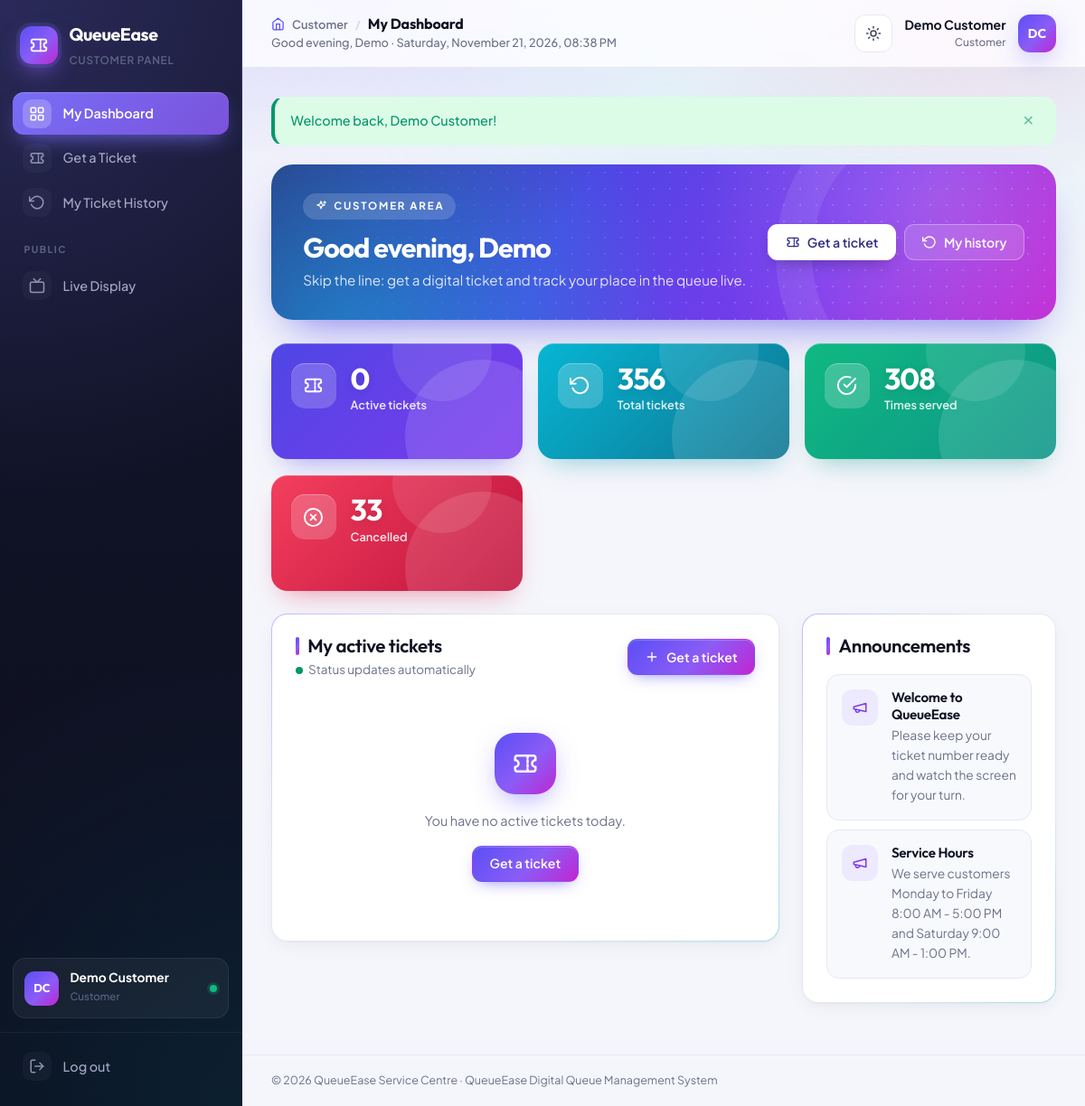
Screenshot of /customer/dashboard.php (signed in) with the database file from the repository.
### tables this page shows
CREATE TABLE users (
    id              INT UNSIGNED NOT NULL AUTO_INCREMENT,
    full_name       VARCHAR(100) NOT NULL,
    email           VARCHAR(150) NOT NULL,
    phone           VARCHAR(20)  DEFAULT NULL,
    password_hash   VARCHAR(255) NOT NULL,
    role            ENUM('admin','staff','customer') NOT NULL DEFAULT 'customer',
    is_active       TINYINT(1)   NOT NULL DEFAULT 1,
    last_login_at   DATETIME     DEFAULT NULL,
    created_at      TIMESTAMP    NOT NULL DEFAULT CURRENT_TIMESTAMP,
    updated_at      TIMESTAMP    NOT NULL DEFAULT CURRENT_TIMESTAMP ON UPDATE CURRENT_TIMESTAMP,
    PRIMARY KEY (id),
    UNIQUE KEY uq_users_email (email),
    KEY idx_users_role (role)
);

CREATE TABLE announcements (
    id              INT UNSIGNED NOT NULL AUTO_INCREMENT,
    title           VARCHAR(150) NOT NULL,
    message         TEXT         NOT NULL,
    is_active       TINYINT(1)   NOT NULL DEFAULT 1,
    start_date      DATE         DEFAULT NULL,
    end_date        DATE         DEFAULT NULL,
    created_by      INT UNSIGNED DEFAULT NULL,
    created_at      TIMESTAMP    NOT NULL DEFAULT CURRENT_TIMESTAMP,
    updated_at      TIMESTAMP    NOT NULL DEFAULT CURRENT_TIMESTAMP ON UPDATE CURRENT_TIMESTAMP,
    PRIMARY KEY (id),
    KEY idx_announcements_active (is_active),
    CONSTRAINT fk_announcements_user FOREIGN KEY (created_by) REFERENCES users (id)
        ON DELETE SET NULL ON UPDATE CASCADE
);

### includes/functions.php (called while the page is built, shortened)
<?php
function e($value): string
{
    return htmlspecialchars((string) ($value ?? ''), ENT_QUOTES, 'UTF-8');
}
function url(string $path = ''): string
{
    return BASE_URL . '/' . ltrim($path, '/');
}
function get_flashes(): array
{
    $flashes = $_SESSION['flash'] ?? [];
    return $flashes;
}
function get_active_announcements(PDO $pdo, int $limit = 5): array
{
    $stmt = $pdo->prepare(
        "SELECT id, title, message, created_at FROM announcements
         WHERE is_active = 1
           AND (start_date IS NULL OR start_date <= CURDATE())
           AND (end_date IS NULL OR end_date >= CURDATE())
         ORDER BY created_at DESC
         LIMIT " . (int) $limit
    );
    $stmt->execute();
    return $stmt->fetchAll();
}

### includes/auth.php (called while the page is built, shortened)
<?php
function current_user(): ?array
{
    return $_SESSION['user'] ?? null;
}
function is_logged_in(): bool
{
    return !empty($_SESSION['user']['id']);
}
function require_login(bool $json = false): array
{
    $stmt = db()->prepare('SELECT id, full_name, email, role, is_active FROM users WHERE id = ?');
    $stmt->execute([$_SESSION['user']['id']]);
    return $_SESSION['user'];
}
function require_role($roles, bool $json = false): array
{
    $user  = require_login($json);
    return $user;
}

### config/database.php (called while the page is built)
<?php
function db(): PDO
{
    static $pdo = null;
    if ($pdo === null) {
        $dsn = 'mysql:host=' . DB_HOST . ';port=' . DB_PORT . ';dbname=' . DB_NAME . ';charset=utf8mb4';
        $options = [
            PDO::ATTR_ERRMODE            => PDO::ERRMODE_EXCEPTION,
            PDO::ATTR_DEFAULT_FETCH_MODE => PDO::FETCH_ASSOC,
            PDO::ATTR_EMULATE_PREPARES   => false,
        ];
        try {
            $pdo = new PDO($dsn, DB_USER, DB_PASS, $options);
            $offset = (new DateTime('now'))->format('P');
            $pdo->exec("SET time_zone = '" . $offset . "'");
        } catch (PDOException $e) {
            http_response_code(500);
            $message = APP_DEBUG
                ? 'Database connection failed: ' . $e->getMessage()
                : 'Database connection failed. Please contact the administrator.';
            exit('<div style="font-family:sans-serif;padding:2rem;color:#b91c1c">'
                . htmlspecialchars($message, ENT_QUOTES, 'UTF-8')
                . '<br><small>Check that MySQL is running in XAMPP and that the database "'
                . htmlspecialchars(DB_NAME, ENT_QUOTES, 'UTF-8') . '" has been imported.</small></div>');
        }
    }
    return $pdo;
}

### includes/queue_functions.php (called while the page is built, shortened)
<?php
function ticket_select_sql(): string
{
    return "SELECT t.*, s.name AS service_name, s.prefix, c.name AS counter_name, c.location AS counter_location,
                   cu.full_name AS customer_name, cu.phone AS customer_phone, cu.is_guest,
                   u.full_name AS staff_name,
                   fb.rating AS feedback_rating, fb.comment AS feedback_comment
              FROM queue_tickets t
              LEFT JOIN service_feedback fb ON fb.ticket_id = t.id
              JOIN services s       ON s.id = t.service_id
              LEFT JOIN counters c  ON c.id = t.counter_id
              LEFT JOIN customers cu ON cu.id = t.customer_id
              LEFT JOIN users u     ON u.id = t.served_by";
}

### customer/dashboard.php (the view, shortened to what this page needs)
<?php
require_role('customer');
$pdo      = db();
$customer = current_customer();
$stmt = $pdo->prepare(ticket_select_sql() . "
     WHERE t.customer_id = ? AND t.status IN ('waiting','called','serving') AND t.ticket_date = CURDATE()
     ORDER BY t.created_at DESC");
$stmt->execute([$customer['id']]);
$activeTickets = $stmt->fetchAll();
$stmt = $pdo->prepare(
    "SELECT COUNT(*) AS total,
            SUM(status = 'served') AS served,
            SUM(status = 'cancelled') AS cancelled
       FROM queue_tickets WHERE customer_id = ?"
);
$stmt->execute([$customer['id']]);
$totals = $stmt->fetch();
$announcements = get_active_announcements($pdo, 4);
$pageTitle  = 'My Dashboard';
$activeMenu = 'dashboard';
require __DIR__ . '/../includes/header.php';
$hero = [
    'eyebrow' => 'Customer area',
    'text'    => $activeTickets
        ? 'You have ' . count($activeTickets) . ' active ticket(s). We will alert you when it is your turn.'
        : 'Skip the line: get a digital ticket and track your place in the queue live.',
    'actions' => [
        ['Get a ticket', 'customer/get_ticket.php', 'ticket', 'light'],
        ['My history', 'customer/history.php', 'history', 'glass'],
    ],
];
require __DIR__ . '/../includes/hero_banner.php';
?>
<div class="stats-grid">
    <div class="stat-card"><span class="stat-icon tone-primary"><?= icon('ticket') ?></span><div><div class="stat-value"><?= count($activeTickets) ?></div><div class="stat-label">Active tickets</div></div></div>
    <div class="stat-card"><span class="stat-icon tone-teal"><?= icon('history') ?></span><div><div class="stat-value"><?= (int) $totals['total'] ?></div><div class="stat-label">Total tickets</div></div></div>
    <div class="stat-card"><span class="stat-icon tone-success"><?= icon('check-circle') ?></span><div><div class="stat-value"><?= (int) $totals['served'] ?></div><div class="stat-label">Times served</div></div></div>
    <div class="stat-card"><span class="stat-icon tone-danger"><?= icon('x-circle') ?></span><div><div class="stat-value"><?= (int) $totals['cancelled'] ?></div><div class="stat-label">Cancelled</div></div></div>
</div>
<div class="grid grid-wide-left">
    <div class="card">
        <div class="card-header">
            <div>
                <h2>My active tickets</h2>
                <p class="card-subtitle"><span class="live-dot"></span>Status updates automatically</p>
            </div>
            <a href="<?= url('customer/get_ticket.php') ?>" class="btn btn-primary"><?= icon('plus') ?> Get a ticket</a>
        </div>
        <?php if ($activeTickets): ?>
            <div class="mini-tickets">
                <?php foreach ($activeTickets as $t): $tr = get_ticket_tracking($pdo, $t); ?>
                    <div class="mini-ticket" data-mini-ticket="<?= e($t['reference_code']) ?>">
                        <div class="card-header mb-1">
                            <span class="ticket-no"><?= e($t['ticket_number']) ?></span>
                            <span data-mini="badge"><?= status_badge($t['status']) ?></span>
                        </div>
                        <div class="muted small"><?= e($t['service_name']) ?></div>
                        <p class="mt-1 mb-1" data-mini="message"><?= e($tr['message']) ?></p>
                        <div class="small" data-mini="meta">
                            <?php if ($t['status'] === 'waiting'): ?>
                                Position <strong><?= (int) $tr['position'] ?></strong> &middot; ~<?= e(format_minutes($tr['estimated_wait'])) ?>
                            <?php else: ?>
                                Counter: <strong><?= e($t['counter_name'] ?? '-') ?></strong>
                            <?php endif; ?>
                        </div>
                        <a class="btn btn-outline btn-sm mt-1" href="<?= url('customer/my_ticket.php?id=' . (int) $t['id']) ?>">View ticket</a>
                    </div>
                <?php endforeach; ?>
            </div>
        <?php else: ?>
            <div class="empty-state">
                <div class="empty-icon"><?= icon('ticket') ?></div>
                <p>You have no active tickets today.</p>
                <a href="<?= url('customer/get_ticket.php') ?>" class="btn btn-primary">Get a ticket</a>
            </div>
        <?php endif; ?>
    </div>
    <div class="card">
        <div class="card-header"><h2>Announcements</h2></div>
        <?php foreach ($announcements as $a): ?>
            <div class="announcement">
                <span class="stat-icon tone-purple"><?= icon('megaphone') ?></span>
                <div><h4><?= e($a['title']) ?></h4><p><?= nl2br(e($a['message'])) ?></p></div>
            </div>
        <?php endforeach; ?>
    </div>
</div>
<?php require __DIR__ . '/../includes/footer.php'; ?>

### includes/header.php (shortened to what this page needs)
<?php
$pageTitle  = $pageTitle ?? 'Dashboard';
$activeMenu = $activeMenu ?? '';
$user       = current_user();
$role       = $user['role'] ?? '';
$menus = [
    'admin' => [
        ['dashboard',     'Dashboard',       'admin/dashboard.php',      'dashboard'],
        ['tickets',       'All Tickets',     'admin/tickets.php',        'ticket'],
        ['section',       'Management'],
        ['services',      'Services',        'admin/services.php',       'layers'],
        ['counters',      'Counters',        'admin/counters.php',       'monitor'],
        ['staff',         'Staff',           'admin/staff.php',          'users'],
        ['assignments',   'Counter Assignments', 'admin/assignments.php', 'link'],
        ['customers',     'Customers',       'admin/customers.php',      'user'],
        ['announcements', 'Announcements',   'admin/announcements.php',  'megaphone'],
        ['section',       'Insights'],
        ['reports',       'Reports',         'reports/index.php',        'chart'],
        ['logs',          'Activity Logs',   'admin/activity_logs.php',  'activity'],
        ['section',       'Public'],
        ['display',       'Live Display',    'public/display.php',       'tv', true],
    ],
    'staff' => [
        ['dashboard', 'Counter Console',   'staff/dashboard.php', 'counter'],
        ['waiting',   'Waiting Customers', 'staff/waiting.php',   'list'],
        ['history',   'Service History',   'staff/history.php',   'history'],
        ['section',   'Public'],
        ['display',   'Live Display',      'public/display.php',  'tv', true],
    ],
    'customer' => [
        ['dashboard', 'My Dashboard',     'customer/dashboard.php',  'dashboard'],
        ['services',  'Get a Ticket',     'customer/get_ticket.php', 'ticket'],
        ['history',   'My Ticket History', 'customer/history.php',   'history'],
        ['section',   'Public'],
        ['display',   'Live Display',     'public/display.php',      'tv', true],
    ],
];
$roleLabels = ['admin' => 'Administrator', 'staff' => 'Staff', 'customer' => 'Customer'];
$initials   = strtoupper(implode('', array_map(fn($w) => mb_substr($w, 0, 1), array_slice(explode(' ', $user['name'] ?? 'U'), 0, 2))));
?>
<!DOCTYPE html>
<html lang="en">
<head>
    <link rel="stylesheet" href="<?= url('assets/css/style.css') ?>">
    <link rel="stylesheet" href="<?= url('assets/css/print.css') ?>" media="print">
</head>
<body class="app-body role-<?= e($role) ?>">
<div class="app-shell">
    <aside class="sidebar" id="sidebar">
        <div class="sidebar-brand">
            <span class="brand-logo"><?= icon('ticket') ?></span>
            <div>
                <strong><?= e(APP_NAME) ?></strong>
                <small><?= e($roleLabels[$role] ?? '') ?> Panel</small>
            </div>
        </div>
        <nav class="sidebar-nav">
            <?php foreach ($menus[$role] ?? [] as $item): ?>
                <?php if ($item[0] === 'section'): ?>
                    <div class="nav-section"><?= e($item[1]) ?></div>
                <?php else: ?>
                    <a href="<?= url($item[2]) ?>" class="nav-link<?= $activeMenu === $item[0] ? ' active' : '' ?>"<?= !empty($item[4]) ? ' target="_blank" rel="noopener"' : '' ?>>
                        <?= icon($item[3]) ?><span><?= e($item[1]) ?></span>
                    </a>
                <?php endif; ?>
            <?php endforeach; ?>
        </nav>
        <div class="sidebar-profile">
            <span class="avatar"><?= e($initials) ?></span>
            <div><strong><?= e($user['name'] ?? '') ?></strong><small><?= e($roleLabels[$role] ?? '') ?></small></div>
            <span class="status-dot" title="Online"></span>
        </div>
        <form method="post" action="<?= url('logout.php') ?>" class="sidebar-logout">
            <button type="submit" class="nav-link nav-button"><?= icon('logout') ?><span>Log out</span></button>
        </form>
    </aside>
    <div class="main-area">
        <header class="topbar">
            <div class="topbar-title">
                <div class="crumbs"><?= icon('home', 'icon crumb-icon') ?><span><?= e($roleLabels[$role] ?? '') ?></span><span class="crumb-sep">/</span><h1><?= e($pageTitle) ?></h1></div>
                <span class="topbar-date"><span data-greeting data-name="<?= e(explode(' ', $user['name'] ?? '')[0]) ?>"></span><span data-live-clock><?= e(date('l, d F Y')) ?></span></span>
            </div>
            <div class="topbar-user">
                <button class="icon-btn theme-toggle" type="button" data-theme-toggle aria-label="Switch light or dark mode" title="Light / dark mode">
                    <?= icon('sun', 'icon icon-sun') ?><?= icon('moon', 'icon icon-moon') ?>
                </button>
                <div class="user-meta">
                    <strong><?= e($user['name'] ?? '') ?></strong>
                    <small><?= e($roleLabels[$role] ?? '') ?></small>
                </div>
                <span class="avatar"><?= e($initials) ?></span>
            </div>
        </header>
        <main class="content">
            <?php foreach (get_flashes() as $flash): ?>
                <div class="alert alert-<?= e($flash['type']) ?>" data-dismissible>
                    <span><?= e($flash['message']) ?></span>
                    <button type="button" class="alert-close" aria-label="Close">&times;</button>
                </div>
            <?php endforeach; ?>

### includes/icons.php (shortened to what this page needs)
<?php
function icon(string $name, string $class = 'icon'): string
{
    $svg = $paths[$name] ?? $paths['dashboard'];
    return '<svg class="' . htmlspecialchars($class, ENT_QUOTES) . '" viewBox="0 0 24 24" fill="none" stroke="currentColor" stroke-width="2" stroke-linecap="round" stroke-linejoin="round" aria-hidden="true">' . $svg . '</svg>';
}

### includes/hero_banner.php (shortened to what this page needs)
<?php
$hour     = (int) date('G');
$greeting = $hour < 12 ? 'Good morning' : ($hour < 17 ? 'Good afternoon' : 'Good evening');
$first    = explode(' ', current_user()['name'] ?? '')[0];
?>
<section class="hero-banner">
    <div>
        <span class="hero-eyebrow"><?= icon('sparkle') ?> <?= e($hero['eyebrow'] ?? APP_NAME) ?></span>
        <h2><?= e($greeting . ($first ? ', ' . $first : '')) ?></h2>
        <p><?= e($hero['text'] ?? '') ?></p>
    </div>
    <?php if (!empty($hero['actions'])): ?>
        <div class="hero-actions">
            <?php foreach ($hero['actions'] as $a): ?>
                <a class="btn btn-<?= e($a[3] ?? 'glass') ?>" href="<?= url($a[1]) ?>"<?= !empty($a[4]) ? ' target="_blank" rel="noopener"' : '' ?>><?= icon($a[2]) ?> <?= e($a[0]) ?></a>
            <?php endforeach; ?>
        </div>
    <?php endif; ?>
</section>

### rows the page displays
users: role "CUSTOMER", full_name "DC", full_name "Demo Customer", role "Customer", full_name "Good evening, Demo"
announcements: title "Welcome to QueueEase", message "Please keep your ticket number ready and watch the screen for your turn."
announcements: title "Service Hours", message "We serve customers Monday to Friday 8:00 AM - 5:00 PM and Saturday 9:00 AM - 1:00 PM."

### other values shown
APP_NAME "QueueEase"
$item[1] "My Dashboard"
$item[1] "Get a Ticket"
$item[1] "My Ticket History"
$item[1] "PUBLIC"
$item[1] "Live Display"
$pageTitle "My Dashboard"
$flash['message'] "Welcome back, Demo Customer!"
$hero['eyebrow'] "CUSTOMER AREA"
$hero['text'] "Skip the line: get a digital ticket and track your place in the queue live."
$a[0] "Get a ticket"
$a[0] "My history"
count($activeTickets) "0"
$totals['total'] "356"
$totals['served'] "308"
